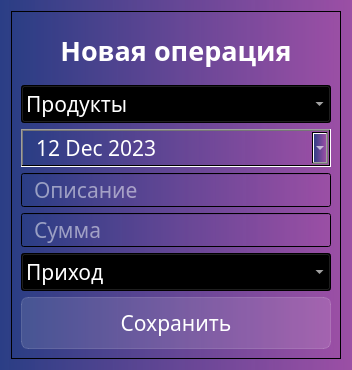
<?xml version="1.0" encoding="UTF-8"?>
<ui version="4.0">
 <class>Dialog</class>
 <widget class="QDialog" name="Dialog">
  <property name="geometry">
   <rect>
    <x>0</x>
    <y>0</y>
    <width>352</width>
    <height>370</height>
   </rect>
  </property>
  <property name="font">
   <font>
    <family>Noto Sans SC</family>
   </font>
  </property>
  <property name="windowTitle">
   <string>Dialog</string>
  </property>
  <property name="styleSheet">
   <string notr="true">background-color: qlineargradient(spread:pad, x1:0, y1:0, x2:1, y2:0, stop:0 rgba(41,61,132, 235), stop:1 rgba(155,79, 165, 255));
font-family: Noto Sans SC;</string>
  </property>
  <layout class="QVBoxLayout" name="verticalLayout_2">
   <item>
    <widget class="QFrame" name="frame">
     <property name="styleSheet">
      <string notr="true">background-color: qlineargradient(spread:pad, x1:0, y1:0, x2:1, y2:0, stop:0 rgba(41,61,132, 235), stop:1 rgba(155,79, 165, 255));
font-family: Noto Sans SC;</string>
     </property>
     <property name="frameShape">
      <enum>QFrame::StyledPanel</enum>
     </property>
     <property name="frameShadow">
      <enum>QFrame::Raised</enum>
     </property>
     <layout class="QVBoxLayout" name="verticalLayout">
      <item>
       <widget class="QLabel" name="lbl_new_transaction">
        <property name="styleSheet">
         <string notr="true">color: white;
font-weight:bold;
font-size: 20pt;
background-color: none;
border: nine;</string>
        </property>
        <property name="text">
         <string>Новая операция</string>
        </property>
        <property name="alignment">
         <set>Qt::AlignCenter</set>
        </property>
       </widget>
      </item>
      <item>
       <widget class="QComboBox" name="cb_category">
        <property name="enabled">
         <bool>true</bool>
        </property>
        <property name="styleSheet">
         <string notr="true">QComboBox{
color: white;
font-size: 16pt;
}

QComboBox:item{
color: black;

}</string>
        </property>
        <property name="currentText">
         <string>Продукты</string>
        </property>
        <property name="currentIndex">
         <number>0</number>
        </property>
        <property name="maxCount">
         <number>2147483645</number>
        </property>
        <item>
         <property name="text">
          <string>Продукты</string>
         </property>
        </item>
        <item>
         <property name="text">
          <string>Авто</string>
         </property>
        </item>
        <item>
         <property name="text">
          <string>Работа</string>
         </property>
        </item>
        <item>
         <property name="text">
          <string>Развлечения</string>
         </property>
        </item>
        <item>
         <property name="text">
          <string>Прочее</string>
         </property>
        </item>
       </widget>
      </item>
      <item>
       <widget class="QDateEdit" name="date">
        <property name="styleSheet">
         <string notr="true">color: white;
font-size: 16pt;
padding-left:10px;
</string>
        </property>
        <property name="buttonSymbols">
         <enum>QAbstractSpinBox::NoButtons</enum>
        </property>
        <property name="calendarPopup">
         <bool>true</bool>
        </property>
        <property name="date">
         <date>
          <year>2023</year>
          <month>12</month>
          <day>12</day>
         </date>
        </property>
       </widget>
      </item>
      <item>
       <widget class="QLineEdit" name="le_describtion">
        <property name="styleSheet">
         <string notr="true">color: white;
font-size: 16pt;
padding-left: 10px;</string>
        </property>
        <property name="placeholderText">
         <string>Описание</string>
        </property>
       </widget>
      </item>
      <item>
       <widget class="QLineEdit" name="le_balance">
        <property name="styleSheet">
         <string notr="true">color: white;
font-size: 16pt;
padding-left: 10px;</string>
        </property>
        <property name="placeholderText">
         <string>Сумма</string>
        </property>
       </widget>
      </item>
      <item>
       <widget class="QComboBox" name="cb_status">
        <property name="styleSheet">
         <string notr="true">QComboBox{
color: white;
font-size: 16pt;
}

QComboBox:item{
color: black;

}</string>
        </property>
        <item>
         <property name="text">
          <string>Приход</string>
         </property>
        </item>
        <item>
         <property name="text">
          <string>Расход</string>
         </property>
        </item>
       </widget>
      </item>
      <item>
       <widget class="QPushButton" name="btn_new_transaction">
        <property name="styleSheet">
         <string notr="true">QPushButton{
color: white;
font-size: 16pt;
background-color: rgba(255,255,255,30);
border: 1px solid rgba(255,255,255,40);
border-radius: 7px;
width:230px;
height: 50px;
}
QPushButton:hover{
background-color: rgba(255,255,255,40);
}
QPushButton:pressed{
background-color: rgba(255,255,255,70);
}</string>
        </property>
        <property name="text">
         <string>Сохранить</string>
        </property>
        <property name="icon">
         <iconset resource="../res/res-new-window_rc.qrc">
          <normaloff>:/icons/icons/add.svg</normaloff>:/icons/icons/add.svg</iconset>
        </property>
        <property name="iconSize">
         <size>
          <width>24</width>
          <height>24</height>
         </size>
        </property>
       </widget>
      </item>
     </layout>
    </widget>
   </item>
  </layout>
 </widget>
 <resources>
  <include location="../res/res-new-window_rc.qrc"/>
 </resources>
 <connections/>
</ui>
